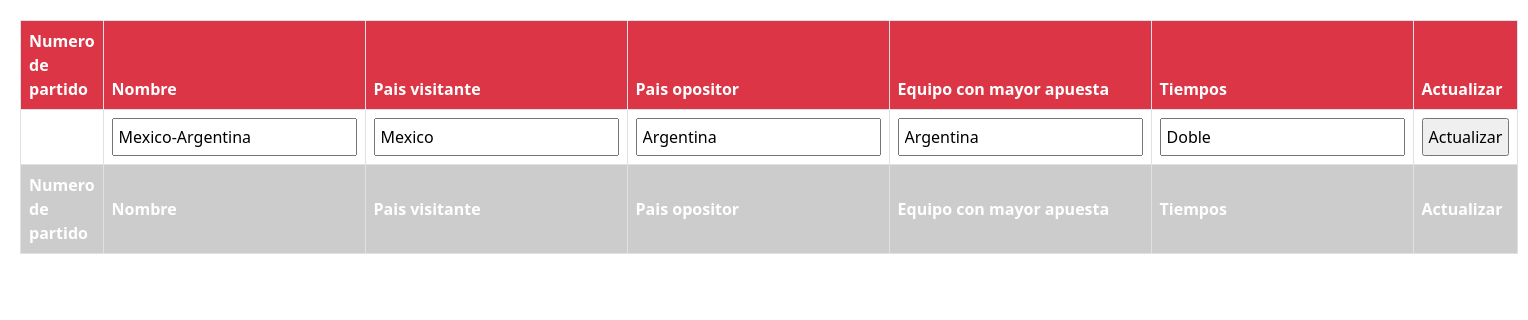
Page /php/controller/modificarPartido.php?id=1 (signed in) on the committed database.
### tables this page shows
create table partidos
(
    id_partidos	     int not null auto_increment,
    nombre			     varchar(50) not null,
    equipo1            varchar(50) not null,
    equipo2				  varchar(50) not null,
    favorito			  varchar(50) not null,
    tiempos				  VARCHAR(50) not NULL,
    primary key (id_partidos)
);

### php/controller/actPartidos.php (called while the page is built, shortened)
<?php
    global $conexion;
    $id= $_GET["id"];
    $sql="SELECT * FROM partidos WHERE id_partidos = '$id'";
    $result=mysqli_query($conexion,$sql);
?>

### php/controller/modificarPartido.php (the view, shortened to what this page needs)
<?php
require_once("../conexion/conexion.php");
require_once "../controller/actPartidos.php";
 ?>
<!DOCTYPE html>
<html>
<head>
	<link rel="stylesheet" type="text/css" href="../../css/estilos3.css">
</head>
<body>
 <link rel="stylesheet" type="text/css" href="../../bootstrap/css/bootstrap.css">
    <link rel="stylesheet" type="text/css" href="../../librerias/datatable/dataTables.bootstrap4.min.css">
<form action="procesar_actualizarP.php" method="POST">
<div>
	<table class="table table-hover table-condensed table-bordered" id="iddatatable">
		<thead style="background-color: #dc3545;color: white; font-weight: bold;">
			<tr>
                <td>Numero de partido</td>
				<td>Nombre</td>
				<td>Pais visitante</td>
                <td>Pais opositor</td>
                <td>Equipo con mayor apuesta</td>
                <td>Tiempos</td>
				<td>Actualizar</td>
			</tr>
		</thead>
		<tfoot style="background-color: #ccc;color: white; font-weight: bold;">
			<tr>
                <td>Numero de partido</td>
				<td>Nombre</td>
				<td>Pais visitante</td>
                <td>Pais opositor</td>
                <td>Equipo con mayor apuesta</td>
                <td>Tiempos</td>
				<td>Actualizar</td>
			</tr>
		</tfoot>
		<tbody >
			<?php
			while ($mostrar=mysqli_fetch_row($result)) {
				?>
				<tr >
					<td><input type="hidden" value="<?php echo $mostrar[0]?>" name="id_partidos" ></td>
                    <td><input type="text" value="<?php echo $mostrar[1]?>" name="nombre" ></td>
                    <td><input type="text" value="<?php echo $mostrar[2]?>" name="equipo1" ></td>
                    <td><input type="text" value="<?php echo $mostrar[3]?>" name="equipo2" ></td>
                    <td><input type="text" value="<?php echo $mostrar[4]?>" name="favorito" ></td>
                    <td><input type="text" value="<?php echo $mostrar[5]?>" name="tiempos" ></td>
                    <td><input type="submit" value="Actualizar"></td>
				</tr>
				<?php
			}
			?>
		</tbody>
        </form>
    <div>
    </div>
</html>

### css/estilos3.css (style rules this page uses)
* { margin: 0px; padding: 5px; box-sizing: border-box; }
body { font-family: Arial, Helvetica, sans-serif; margin: 0; background: url(../img/imagen2.jpg); background-size: cover; background-attachment: fixed; }

### rows in the picture
partidos: nombre "Mexico-Argentina", equipo1 "Mexico", equipo2 "Argentina", favorito "Argentina", tiempos "Doble"
